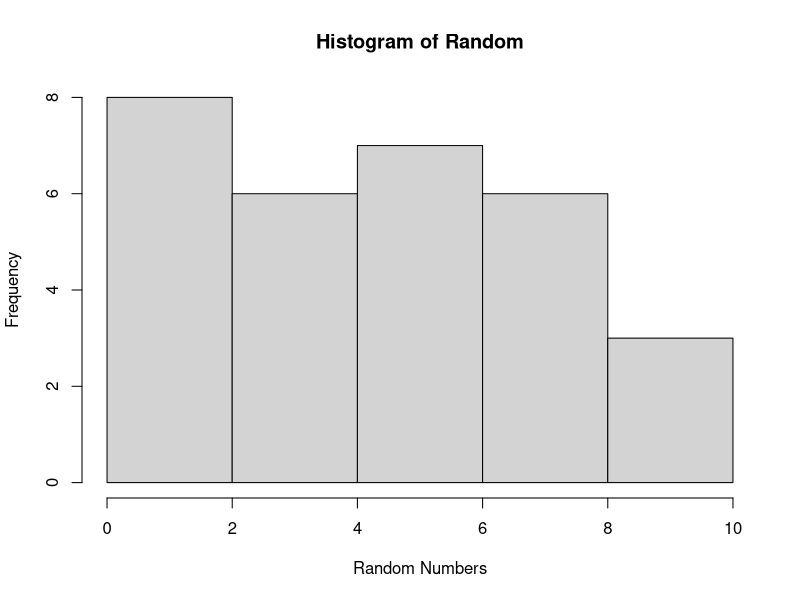
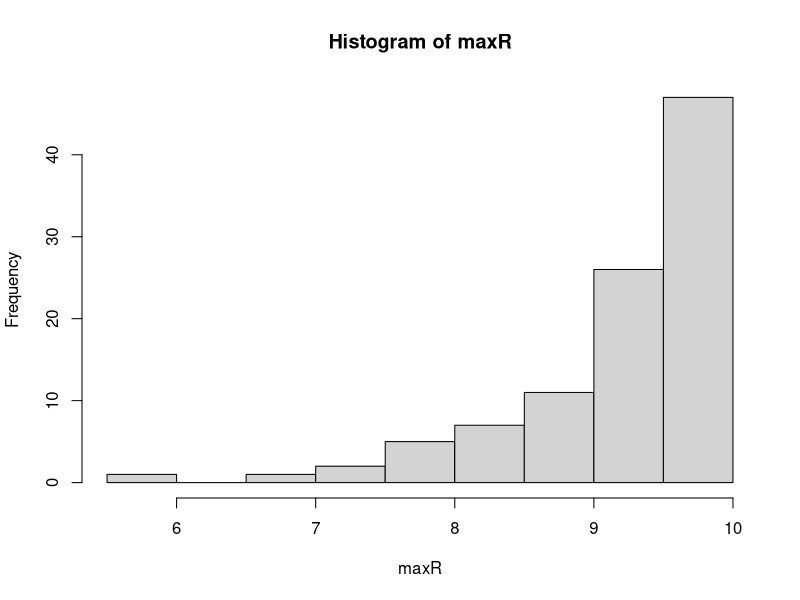
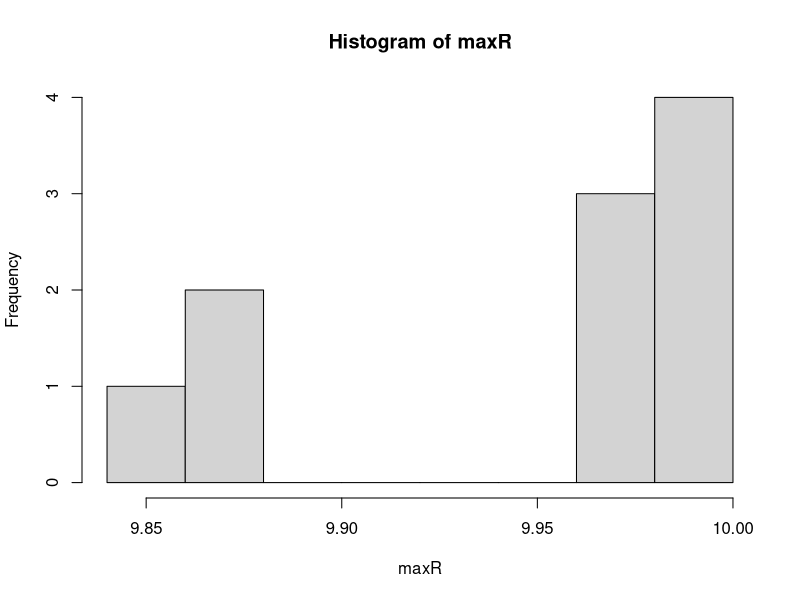

Write R code to recreate these figures, in order.
setwd("/Users//homw/Documents/MSDS16//STAT_ Jeff/Hw02/")
# load the grades data
gr <- read.csv("samplegrades.csv", header = T)
str(gr)
# a ##
#It is generally thought that students who score well on homework will also do well 
#in the course. Compare the course averages of students who had the maximum 
#possible homework score with those whose homework score was in the bottom 10%.
Homework_max <- gr[(gr$Homework..200.0. == max(gr$Homework..200.0.)),]
  # 123 students got max possible score in the Homework
Homework_bot10 <- gr[(gr$Homework..200.0. <= quantile(gr$Homework..200.0.,.1)),]
  # bottom 10% in Homework scores

# function to find confidence interval when a data frame is passed..
confInt <- function(x) {
  n = nrow(x)
  Int_lower = mean(x$Course.Average..100.0.)-2*(sd(x$Course.Average..100.0.)/sqrt(n))
  Int_upper = mean(x$Course.Average..100.0.)+2*(sd(x$Course.Average..100.0.)/sqrt(n))
  return(c(Int_lower,Int_upper))
}
# confidence interval of Course Average for top scorers in Homework module
confInt(Homework_max) 
# > confInt(Homework_max)
# [1] 85.95184 87.97987
 
confInt(Homework_bot10)
# > confInt(Homework_bot10)
# [1] 58.59651 67.52072

#Observation a #Top scorers in homework are most likely to have a course average of 45% higher than 
# bottom 10% students of homework

# b ##
# It is speculated that consistent students do better in courses. 
# Compare the course averages of those students who had midterm and final scores 
# within 2% of each other with those students whose exams scores were at least 10% apart. 
# Find approximate confidence intervals for each using the above.
  #Consistent students
Con <- gr[((gr$Midterm..100.0. < 1.02*gr$Final.Exam..100.0. & 
             gr$Midterm..100.0. > .98*gr$Final.Exam..100.0.) |
             (gr$Final.Exam..100.0.< 1.02*gr$Midterm..100.0. & 
                gr$Final.Exam..100.0. > .98*gr$Midterm..100.0.)),]
  # Not consistent students
NotCon <- gr[((gr$Midterm..100.0. < .9*gr$Final.Exam..100.0.  |
                 gr$Midterm..100.0. > 1.1*gr$Final.Exam..100.0.) |
                (gr$Final.Exam..100.0.< .9*gr$Midterm..100.0. | 
                   gr$Final.Exam..100.0. > 1.1*gr$Midterm..100.0.)),]
# Course Average intervals for Con and NotCon
confInt(Con)
# > confInt(Con)
# [1] 81.28736 84.67797
confInt(NotCon)
# > confInt(NotCon)
# [1] 76.89382 79.53094
#Obs b# Though consistent students course average interval is slightly more than 
# Non-consistent set, there is no conceivable difference as such

# Determine the new course average for each student after adding 5% class participation
gr$New.Course.Avearge <- 0.95*gr$Course.Average..100.0.+5

# Function to determine letter grade when the course average is passed
letterGrade <- function(x){
  LG <- NULL
  for (i in 1:length(x)) {
    if (x[i] >= 90) LG[i] <- "A"
    if (x[i] >= 80 & x[i] < 90) LG[i] <- "B"
    if (x[i] >= 70 & x[i] < 80) LG[i] <- "C"
    if (x[i] >= 60 & x[i] < 70) LG[i] <- "D"
    if (x[i] < 60) LG[i] <- "F"
  }
  return(LG)
  rm(i)
}
gr$NewGrade <- letterGrade(gr$New.Course.Avearge) #call function to find new grade
gr$OldGrade <- letterGrade(gr$Course.Average..100.0.) #To find old grade

# count the number of grade changes
sum(gr$NewGrade != gr$OldGrade) #57 grade change requests to be raised
# > sum(gr$NewGrade != gr$OldGrade)
# [1] 57

##2Q##
# function that claculates min, median and max values
MMM <- function(x){
  return(quantile(x,c(0,.5,1)))
}
MMM(gr$Midterm..100.0.)
# > MMM(gr$Midterm..100.0.)
# 0%  50% 100% 
# 0   76  100 
# > min(gr$Midterm..100.0.)
# [1] 0
# > median(gr$Midterm..100.0.)
# [1] 76
# > max(gr$Midterm..100.0.)
# [1] 100

#Q3## Function to generate nearetst even integer
nearestEven <- function(x){
  n = trunc(x)
  if (n %% 2 == 0) return(n)
  else
    ifelse(n<0,return(n-1),return(n+1)) 
}
nearestEven(2.8)
nearestEven(1.3)
nearestEven(-5.2)
# Output
# > nearestEven(2.8)
# [1] 2
# > nearestEven(1.3)
# [1] 2
# > nearestEven(-5.2)
# [1] -6


#Q4## Function for random histogram
my.hist1 <- function(x){
  #runif() is used to generate random real numbers in an interval
  hist(runif(x,0,10), xlab = "Random Numbers", main = "Histogram of Random")
  return()
}
my.hist1(30)

#Q5## Function - histogram of maximums of 'm' random sequences of length 'n'
my.hist2 <- function(m,n){
  maxR = 0
  for (i in 1:m) {
    maxR[i] <- max(runif(n,0,10))
  }
  hist(maxR)
  return()
}
my.hist2(100,10) #100 sequences of length 10
my.hist2(10,100) #10 sequences of length 100
  
#Q6## Function that returns median, mode and mean
my.centers <- function(x){
  med = median(x)
  # to calculate mode 
  if (length(x) != length(unique(x)))
    mod = names(sort(-table(x)))[1]
  else
    mod = NA
  # 3 std deviations almost certainly contains all the values :)
  if (max(abs((x-mean(x))/sd(x)) > 3)) #just for checking sake!
    mea = NA #Not returning anything
  else
    mea = mean(x)
  
  return(c(med,mod,mea)) 
}
my.centers(c(0,1,2,3,4))
# > my.centers(c(0,1,2,3,4))
# [1]  2 NA  2
my.centers(c(0,1,2,3,4,4,4,5,5,5,5))
# > my.centers(c(0,1,2,3,4,4,4,5,5,5,5))
# [1] "4"                "5"                "3.45454545454545"
my.centers(c(1,2,100000))
# > my.centers(c(1,2,100000))
# [1]     2.00       NA 33334.33
